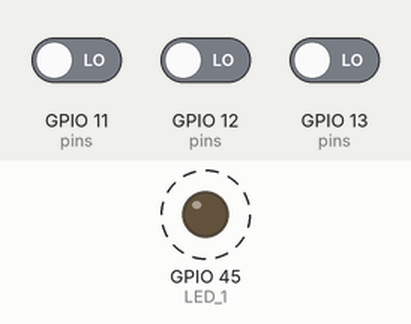
Recording of a program running on a simulated ESP32-S3. Shown: output pins drawn as LEDs (lit = HIGH). Dashed ring = blinking. The inputs (shaded band) are chosen by the test bench; at power-on: GPIO 11 (pins) LOW, GPIO 12 (pins) LOW, GPIO 13 (pins) LOW. Storage starts empty; pins used as bus, display or sensor lines are not drawn; what the program prints to the serial monitor is not drawn.

Above: at 1.5 s.
Timing chart, 0 to 5.7 s (numbered marks = the images above):
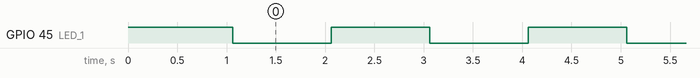

Measured:
- by itself, GPIO 45 (LED_1): alternates HIGH for 1.0 s and LOW for 1.0 s

The program:

main.cpp
```cpp
#include <Arduino.h>
#include <SD.h>
#include <SPI.h>

/* =========================================================================
 * SD CARD DEBUG TOOL — ESP32-S3
 *
 * Questo sketch testa in dettaglio la connessione alla microSD.
 * Diagnostica: pin SPI, frequenza clock, tipo di card, lettura/scrittura.
 * ========================================================================= */

// Pin configurati dall'utente
#define SD_CS 10
#define SD_MOSI 11
#define SD_SCK 12
#define SD_MISO 13

// LED per feedback visivo
#define LED_1 45

SPIClass sdSPI(HSPI);

void waitForSerial() {
  // Aspetta che il Serial Monitor si connetta (USB CDC)
  pinMode(LED_1, OUTPUT);
  while (!Serial) {
    digitalWrite(LED_1, !digitalRead(LED_1));
    delay(100);
  }
  digitalWrite(LED_1, HIGH);
}

void printDivider() {
  Serial.println("================================================");
}

void testPinState() {
  Serial.println("\n[TEST 1] VERIFICA PIN GPIO");
  printDivider();

  // Testa se i pin sono accessibili
  struct {
    int pin;
    const char *name;
  } pins[] = {
      {SD_CS, "CS  "}, {SD_MOSI, "MOSI"}, {SD_SCK, "SCK "}, {SD_MISO, "MISO"}};

  for (auto &p : pins) {
    pinMode(p.pin, INPUT_PULLUP);
    int val_pullup = digitalRead(p.pin);
    pinMode(p.pin, INPUT_PULLDOWN);
    int val_pulldown = digitalRead(p.pin);

    Serial.printf("  GPIO %2d (%s): PULLUP=%d  PULLDOWN=%d", p.pin, p.name,
                  val_pullup, val_pulldown);

    if (val_pullup == val_pulldown) {
      Serial.println("  ⚠️  Pin potrebbe essere bloccato!");
    } else {
      Serial.println("  ✅ OK");
    }
  }

  // Testa CS toggle
  Serial.println("\n  Test CS toggle...");
  pinMode(SD_CS, OUTPUT);
  digitalWrite(SD_CS, HIGH);
  delay(10);
  digitalWrite(SD_CS, LOW);
  delay(10);
  digitalWrite(SD_CS, HIGH);
  Serial.println("  CS toggle completato");
}

bool testSDInitWithPins(int sck, int miso, int mosi, int cs, uint32_t frequency, const char* freqName) {
  Serial.printf("\n    %s (%u Hz)... ", freqName, frequency);

  // Reinizializza SPI
  SD.end();
  sdSPI.end();
  delay(100);
  sdSPI.begin(sck, miso, mosi, cs);
  delay(100);

  // Prova SD.begin con la frequenza specificata
  if (SD.begin(cs, sdSPI, frequency)) {
    Serial.println("✅ SUCCESSO!");
    return true;
  } else {
    Serial.println("❌ FALLITO");
    SD.end();
    return false;
  }
}

bool tryPinConfig(int sck, int miso, int mosi, int cs, const char* configName) {
  Serial.printf("\n  📌 CONFIG: %s\n", configName);
  Serial.printf("     SCK=GPIO%d  MISO=GPIO%d  MOSI=GPIO%d  CS=GPIO%d\n", sck, miso, mosi, cs);

  bool mounted = false;
  if (!mounted) mounted = testSDInitWithPins(sck, miso, mosi, cs, 400000,   "400 KHz");
  if (!mounted) mounted = testSDInitWithPins(sck, miso, mosi, cs, 1000000,  "1 MHz  ");
  if (!mounted) mounted = testSDInitWithPins(sck, miso, mosi, cs, 4000000,  "4 MHz  ");
  if (!mounted) mounted = testSDInitWithPins(sck, miso, mosi, cs, 20000000, "20 MHz ");

  return mounted;
}

// Variabili globali per memorizzare la configurazione funzionante
int working_sck = -1, working_miso = -1, working_mosi = -1, working_cs = -1;

void testSDMount() {
  Serial.println("\n[TEST 2] INIZIALIZZAZIONE SD CARD");
  printDivider();

  Serial.printf("  Pin dichiarati: CS=%d, MOSI=%d, SCK=%d, MISO=%d\n", SD_CS, SD_MOSI, SD_SCK, SD_MISO);
  Serial.println("  Bus: HSPI");
  Serial.println("  Proverò TUTTE le combinazioni MOSI/MISO...\n");

  bool mounted = false;

  // --- CONFIG A: Pin originali (come dichiarati) ---
  if (!mounted) {
    mounted = tryPinConfig(SD_SCK, SD_MISO, SD_MOSI, SD_CS,
                           "A - ORIGINALE (MOSI=11, MISO=13)");
    if (mounted) { working_sck=SD_SCK; working_miso=SD_MISO; working_mosi=SD_MOSI; working_cs=SD_CS; }
  }

  // --- CONFIG B: MOSI e MISO scambiati ---
  if (!mounted) {
    mounted = tryPinConfig(SD_SCK, SD_MOSI, SD_MISO, SD_CS,
                           "B - MOSI/MISO INVERTITI (MOSI=13, MISO=11)");
    if (mounted) { working_sck=SD_SCK; working_miso=SD_MOSI; working_mosi=SD_MISO; working_cs=SD_CS; }
  }


  if (!mounted) {
    Serial.println("\n  ❌ NESSUNA CONFIGURAZIONE HA FUNZIONATO");
    Serial.println("\n  🔧 CHECKLIST HARDWARE:");
    Serial.println("    [ ] MicroSD inserita correttamente nell'adattatore?");
    Serial.println("    [ ] VCC del modulo SD collegato a 3.3V? (misura con multimetro)");
    Serial.println("    [ ] GND del modulo SD collegato a GND dell'ESP32?");
    Serial.println("    [ ] Fili saldati/ben inseriti nel breadboard?");
    Serial.println("    [ ] MicroSD formattata in FAT32? (prova a formattarla da PC)");
    Serial.println("    [ ] Prova un'altra microSD card");
    Serial.println("    [ ] Prova un altro modulo/adattatore SD");
    return;
  }

  // Se siamo qui, abbiamo trovato una configurazione funzionante!
  Serial.println("\n  ✅ SD CARD TROVATA!");
  Serial.printf("  📌 CONFIGURAZIONE FUNZIONANTE:\n");
  Serial.printf("     SCK  = GPIO %d\n", working_sck);
  Serial.printf("     MISO = GPIO %d\n", working_miso);
  Serial.printf("     MOSI = GPIO %d\n", working_mosi);
  Serial.printf("     CS   = GPIO %d\n", working_cs);

  if (working_mosi != SD_MOSI || working_miso != SD_MISO) {
    Serial.println("\n  ⚠️  ATTENZIONE: I pin MOSI/MISO sono INVERTITI rispetto");
    Serial.println("     alla configurazione dichiarata! Aggiorna il firmware");
    Serial.println("     principale (main.cpp) con i valori corretti sopra.");
  }
}

void testSDInfo() {
  Serial.println("\n[TEST 3] INFORMAZIONI SD CARD");
  printDivider();

  uint8_t cardType = SD.cardType();

  if (cardType == CARD_NONE) {
    Serial.println("  ❌ Nessuna card rilevata dopo il mount!");
    return;
  }

  Serial.print("  Tipo: ");
  switch (cardType) {
  case CARD_MMC:
    Serial.println("MMC");
    break;
  case CARD_SD:
    Serial.println("SD");
    break;
  case CARD_SDHC:
    Serial.println("SDHC");
    break;
  default:
    Serial.println("SCONOSCIUTO");
    break;
  }

  uint64_t cardSize = SD.cardSize() / (1024 * 1024);
  uint64_t totalBytes = SD.totalBytes();
  uint64_t usedBytes = SD.usedBytes();

  Serial.printf("  Dimensione: %llu MB\n", cardSize);
  Serial.printf("  Spazio totale: %llu bytes\n", totalBytes);
  Serial.printf("  Spazio usato:  %llu bytes\n", usedBytes);
  Serial.printf("  Spazio libero: %llu bytes\n", totalBytes - usedBytes);
}

void testSDReadWrite() {
  Serial.println("\n[TEST 4] TEST LETTURA/SCRITTURA");
  printDivider();

  const char *testFile = "/sd_debug_test.txt";
  const char *testData = "SFT SD Debug Test - ESP32-S3 - 2026";

  // --- WRITE TEST ---
  Serial.printf("  Scrittura file: %s ... ", testFile);
  File file = SD.open(testFile, FILE_WRITE);
  if (!file) {
    Serial.println("❌ Impossibile aprire in scrittura!");
    Serial.println(
        "  La SD potrebbe essere protetta da scrittura (switch sul modulo)");
    return;
  }

  size_t written = file.println(testData);
  file.close();

  if (written > 0) {
    Serial.printf("✅ %d bytes scritti\n", written);
  } else {
    Serial.println("❌ Nessun byte scritto!");
    return;
  }

  // --- READ TEST ---
  Serial.printf("  Lettura file: %s ... ", testFile);
  file = SD.open(testFile, FILE_READ);
  if (!file) {
    Serial.println("❌ Impossibile aprire in lettura!");
    return;
  }

  String content = file.readStringUntil('\n');
  file.close();

  if (content == testData) {
    Serial.println("✅ Dati verificati correttamente!");
  } else {
    Serial.printf("⚠️ Dati letti diversi: '%s'\n", content.c_str());
  }

  // --- DELETE TEST ---
  Serial.printf("  Eliminazione file test... ");
  if (SD.remove(testFile)) {
    Serial.println("✅ OK");
  } else {
    Serial.println("⚠️ Non eliminato (non grave)");
  }
}

void testSessionScan() {
  Serial.println("\n[TEST 5] SCANSIONE FILE SESSIONE");
  printDivider();

  File root = SD.open("/");
  if (!root) {
    Serial.println("  ❌ Impossibile aprire la root!");
    return;
  }

  int fileCount = 0;
  int sessionCount = 0;
  int maxSessionNum = 0;

  Serial.println("  Contenuto della SD:");
  File entry;
  while ((entry = root.openNextFile())) {
    fileCount++;
    String name = entry.name();
    bool isDir = entry.isDirectory();
    size_t size = entry.size();

    Serial.printf("    %s %s", isDir ? "[DIR]" : "     ", name.c_str());
    if (!isDir) {
      Serial.printf(" (%d bytes)", size);
    }

    // Check for session files
    if (name.startsWith("session_") && name.endsWith(".csv")) {
      sessionCount++;
      String numStr = name.substring(8, name.length() - 4);
      int num = numStr.toInt();
      if (num > maxSessionNum)
        maxSessionNum = num;
      Serial.print(" <- SESSIONE");
    }
    Serial.println();
    entry.close();
  }
  root.close();

  if (fileCount == 0) {
    Serial.println("    (vuota)");
  }

  Serial.printf("\n  Totale file: %d\n", fileCount);
  Serial.printf("  Sessioni trovate: %d\n", sessionCount);
  Serial.printf("  Prossima sessione: session_%04d.csv\n", maxSessionNum + 1);
}

void testWriteSpeed() {
  Serial.println("\n[TEST 6] TEST VELOCITÀ SCRITTURA");
  printDivider();

  const char *speedFile = "/speed_test.csv";

  File file = SD.open(speedFile, FILE_WRITE);
  if (!file) {
    Serial.println("  ❌ Impossibile aprire file speed test");
    return;
  }

  // Simula scrittura CSV come farebbe il firmware reale
  file.println("timestamp_ms,roll,pitch,yaw,ax,ay,az,gx,gy,gz,mx,my,mz,lat,lng,"
               "alt,spd,sats");

  const int NUM_LINES = 500; // 10 secondi di dati a 50Hz
  char line[256];

  unsigned long startTime = micros();

  for (int i = 0; i < NUM_LINES; i++) {
    snprintf(line, sizeof(line),
             "%lu,%.2f,%.2f,%.2f,%.4f,%.4f,%.4f,%.4f,%.4f,%.4f,%.4f,%.4f,%.4f,%"
             ".6f,%.6f,%.1f,%.1f,%d\n",
             millis(), -0.55f, 3.58f, 136.85f, 0.0012f, -0.0034f, 1.0023f,
             0.12f, -0.05f, 0.003f, 0.23f, -0.12f, 0.45f, 41.890210, 12.492070,
             15.3, 5.2, 7);
    file.print(line);

    // Flush every 50 lines (come il firmware reale)
    if ((i + 1) % 50 == 0) {
      file.flush();
    }
  }

  file.flush();
  unsigned long elapsed = micros() - startTime;
  file.close();

  float totalMs = elapsed / 1000.0f;
  float msPerLine = totalMs / NUM_LINES;
  float linesPerSec = 1000.0f / msPerLine;

  Serial.printf("  %d righe scritte in %.1f ms\n", NUM_LINES, totalMs);
  Serial.printf("  Media: %.3f ms/riga\n", msPerLine);
  Serial.printf("  Throughput: %.0f righe/sec\n", linesPerSec);

  if (linesPerSec >= 50) {
    Serial.println("  ✅ Velocità sufficiente per 50Hz!");
  } else {
    Serial.printf(
        "  ⚠️ Troppo lento per 50Hz (serve >= 50 righe/sec, hai %.0f)\n",
        linesPerSec);
  }

  // Cleanup
  SD.remove(speedFile);
}

void setup() {
  Serial.begin(115200);
  waitForSerial();
  delay(500);

  Serial.println();
  printDivider();
  Serial.println("   SFT MICROSD DEBUG TOOL v1.0");
  Serial.println("   ESP32-S3 DevKitC-1");
  printDivider();
  Serial.printf("   Timestamp: %lu ms dal boot\n", millis());

  // Test 1: Verifica pin
  testPinState();

  // Test 2: Prova montaggio SD
  testSDMount();

  // Se la SD è montata, continua con gli altri test
  if (SD.cardType() != CARD_NONE) {
    testSDInfo();
    testSDReadWrite();
    testSessionScan();
    testWriteSpeed();

    SD.end();

    Serial.println("\n");
    printDivider();
    Serial.println("   ✅ TUTTI I TEST COMPLETATI CON SUCCESSO!");
    printDivider();
  } else {
    Serial.println("\n");
    printDivider();
    Serial.println("   ❌ SD NON RILEVATA - VERIFICA CABLAGGIO");
    printDivider();
  }

  Serial.println("\n   Premi RESET per ripetere i test.");
  Serial.println("   Oppure cambia cablaggio e riprova.\n");
}

void loop() {
  // Lampeggio LED lento per indicare che il test è finito
  digitalWrite(LED_1, !digitalRead(LED_1));
  delay(1000);
}
```
